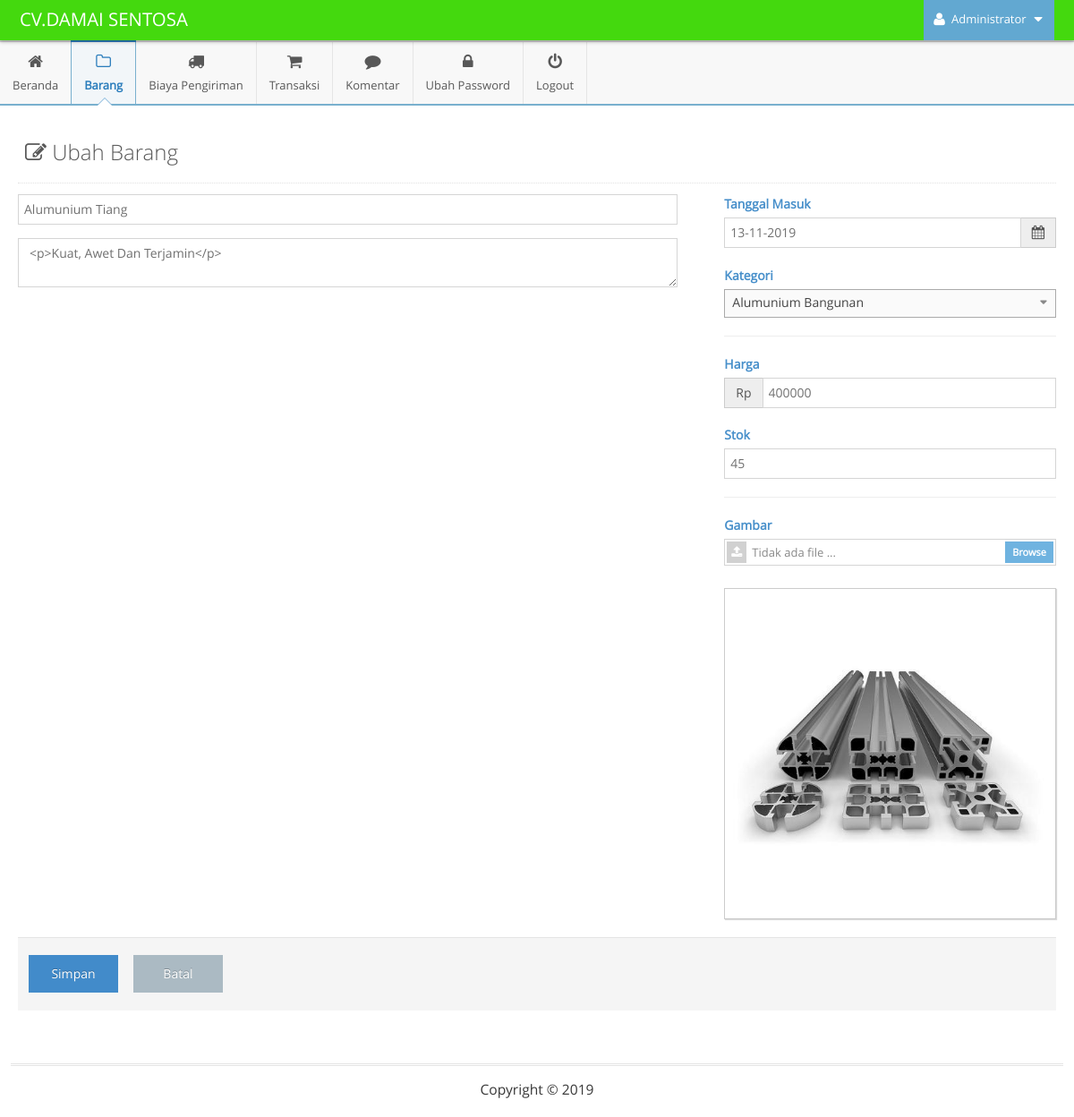
Page /admin/main.php?module=form_barang&form=edit&id=16 (signed in) on the committed database.
### tables this page shows
CREATE TABLE `tbl_barang` (
  `id_barang` int(11) NOT NULL,
  `id_kategori` int(11) NOT NULL,
  `tanggal_masuk` date NOT NULL,
  `nama_barang` varchar(50) NOT NULL,
  `deskripsi` text NOT NULL,
  `harga` int(11) NOT NULL,
  `stok` int(11) NOT NULL,
  `terjual` int(11) NOT NULL,
  `gambar` varchar(50) NOT NULL
);

### admin/modules/barang/form.php (the view, shortened to what this page needs)
<?php
if ($_GET['form']=='add') { ?>
	<div class="page-content">
		<div class="page-header">
			<h1 style="color:#585858">
				<i class="ace-icon fa fa-edit"></i>
				Input Produk
			</h1>
		</div>
		<div class="row">
			<div class="col-xs-12">
				<form class="form-horizontal" role="form" action="modules/barang/proses.php?act=insert" method="POST" enctype="multipart/form-data" />
					<div class="row">
						<div style="padding-right: 40px" class="col-xs-12 col-md-8">
							<div class="form-group">
								<div class="col-sm-12">
									<input type="text" class="col-xs-12 col-sm-12" name="nama_barang" placeholder="Nama Produk.." autocomplete="off" required />
								</div>
							</div>
							<div class="form-group">
								<div class="col-sm-12">
									<textarea class="col-xs-12 col-sm-12" id="ckeditor"  name="deskripsi" required></textarea>
								</div>
							</div>
						</div>
						<div class="col-xs-12 col-md-4">
							<div>
								<label style="color:#478fca;font-size:14px;font-weight:bold">Tanggal Masuk</label>
								<div class="input-group">
									<input class="form-control date-picker" type="text" data-date-format="dd-mm-yyyy" name="tanggal_masuk" value="<?php echo date("d-m-Y"); ?>" required />
									<span class="input-group-addon">
										<i class="fa fa-calendar bigger-110"></i>
									</span>
								</div>
							</div>
							<br>
							<div>
								<label style="color:#478fca;font-size:14px;font-weight:bold">Kategori</label>
								<div>
									<select class="chosen-select" name="kategori" data-placeholder="Pilih Kategori..." required>
										<option value=""></option>
								<?php
								$query = mysqli_query($mysqli, "SELECT id_kategori, nama_kategori FROM tbl_kategori
																ORDER BY nama_kategori ASC")
																or die('Ada kesalahan pada query tampil data kategori: '.mysqli_error($mysqli));
	                            while ($data = mysqli_fetch_assoc($query)) {
									echo"<option value=\"$data[id_kategori]\"> $data[nama_kategori] </option>";
								}
								?>
									</select>
								</div>
							</div>
							<hr>
							<div>
								<label style="color:#478fca;font-size:14px;font-weight:bold">Harga</label>
								<div class="input-group">
									<span class="input-group-addon">Rp</span>
									<input type="text" class="form-control" name="harga" autocomplete="off" onKeyPress="return goodchars(event,'0123456789',this)" required />
								</div>
							</div>
							<br>
							<div>
								<label style="color:#478fca;font-size:14px;font-weight:bold">Stok</label>
								<div>
									<input type="text" class="form-control" name="stok" autocomplete="off" onKeyPress="return goodchars(event,'0123456789',this)" required />
								</div>
							</div>
							<hr>
							<div>
								<label style="color:#478fca;font-size:14px;font-weight:bold">Gambar</label>
* Ukuran max 1 MB
								<div>
									<input type="file" id="id-input-file-2" name="gambar" required />
								</div>
							</div>
						</div>
					</div>
					<div class="clearfix form-actions">
						<div class="col-md-offset-0 col-md-12">
							<input style="width:100px" type="submit" class="btn btn-primary" name="simpan" value="Simpan" />
							&nbsp; &nbsp;
							<a style="width:100px" href="?module=barang" class="btn">Batal</a>
						</div>
					</div>
				</form>
			</div>
		</div>
	</div>
<?php
}
elseif ($_GET['form']=='edit') {
	if (isset($_GET['id'])) {
	    $query = mysqli_query($mysqli, "SELECT * FROM tbl_barang as a INNER JOIN tbl_kategori as b
										ON a.id_kategori=b.id_kategori
	    								WHERE a.id_barang='$_GET[id]'")
	    								or die('Ada kesalahan pada query tampil data ubah : '.mysqli_error($mysqli));
	    $data  = mysqli_fetch_assoc($query);
		$tgl           = $data['tanggal_masuk'];
		$exp           = explode('-',$tgl);
		$tanggal_masuk = $exp[2]."-".$exp[1]."-".$exp[0];
		$nama_barang   = $data['nama_barang'];
		$deskripsi     = $data['deskripsi'];
		$harga         = $data['harga'];
		$stok          = $data['stok'];
		$gambar        = $data['gambar'];
  	}
?>
	<div class="page-content">
		<div class="page-header">
			<h1 style="color:#585858">
				<i class="ace-icon fa fa-edit"></i>
				Ubah Barang
			</h1>
		</div>
		<div class="row">
			<div class="col-xs-12">
				<form class="form-horizontal" role="form" action="modules/barang/proses.php?act=update" method="POST" enctype="multipart/form-data" />
					<div class="row">
						<div style="padding-right: 40px" class="col-xs-12 col-md-8">
							<div class="form-group">
								<div class="col-sm-12">
									<input type="text" class="col-xs-12 col-sm-12" name="nama_barang" placeholder="Nama Produk.." autocomplete="off" value="<?php echo $nama_barang; ?>" required />
								</div>
							</div>
							<div class="form-group">
								<div class="col-sm-12">
									<textarea class="col-xs-12 col-sm-12" id="ckeditor" name="deskripsi" required><?php echo $deskripsi; ?></textarea>
								</div>
							</div>
						</div>
						<div class="col-xs-12 col-md-4">
							<div>
								<label style="color:#478fca;font-size:14px;font-weight:bold">Tanggal Masuk</label>
								<div class="input-group">
									<input class="form-control date-picker" type="text" data-date-format="dd-mm-yyyy" name="tanggal_masuk" value="<?php echo $tanggal_masuk; ?>" required />
									<span class="input-group-addon">
										<i class="fa fa-calendar bigger-110"></i>
									</span>
								</div>
							</div>
							<br>
							<div>
								<label style="color:#478fca;font-size:14px;font-weight:bold">Kategori</label>
								<div>
								</div>
							</div>
							<hr>
							<div>
								<label style="color:#478fca;font-size:14px;font-weight:bold">Harga</label>
								<div class="input-group">
									<span class="input-group-addon">Rp</span>
									<input type="text" class="form-control" name="harga" autocomplete="off" onKeyPress="return goodchars(event,'0123456789',this)" value="<?php echo $harga; ?>" required />
								</div>
						</div>
							<br>
							<div>
								<label style="color:#478fca;font-size:14px;font-weight:bold">Stok</label>
								<div>
									<input type="text" class="form-control" name="stok" autocomplete="off" onKeyPress="return goodchars(event,'0123456789',this)" value="<?php echo $stok; ?>" required />
								</div>
							</div>
							<hr>
							<div>
								<label style="color:#478fca;font-size:14px;font-weight:bold">Gambar</label>
								<div>
									<br>
									<img class="profile-picture" src="../images/barang/<?php echo $gambar; ?>" width="390">
								</div>
							</div>
						</div>
					</div>
					<div class="clearfix form-actions">
						<div class="col-md-offset-0 col-md-12">
							<input style="width:100px" type="submit" class="btn btn-primary" name="simpan" value="Simpan" />
							<a style="width:100px" href="?module=barang" class="btn">Batal</a>
						</div>
					</div>
			</div>
		</div>
	</div>
<?php
}
?>

### rows in the picture
tbl_barang: nama_barang "Alumunium Tiang", deskripsi "<p>Kuat, Awet Dan Terjamin</p>", tanggal_masuk "13-11-2019", harga "400000", stok "45", gambar (picture)

### other values in the picture
$_SESSION['nama_admin'] "Administrator"
